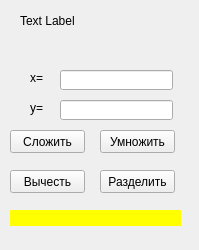
<?xml version="1.0" encoding="UTF-8"?>
<ui version="4.0">
 <class>Form</class>
 <widget class="QWidget" name="Form">
  <property name="geometry">
   <rect>
    <x>0</x>
    <y>0</y>
    <width>199</width>
    <height>250</height>
   </rect>
  </property>
  <property name="windowTitle">
   <string>Main Window</string>
  </property>
  <widget class="QLabel" name="label">
   <property name="geometry">
    <rect>
     <x>20</x>
     <y>10</y>
     <width>61</width>
     <height>21</height>
    </rect>
   </property>
   <property name="text">
    <string>Text Label</string>
   </property>
  </widget>
  <widget class="QLineEdit" name="lineEdit">
   <property name="geometry">
    <rect>
     <x>60</x>
     <y>70</y>
     <width>113</width>
     <height>20</height>
    </rect>
   </property>
  </widget>
  <widget class="QLineEdit" name="lineEdit_2">
   <property name="geometry">
    <rect>
     <x>60</x>
     <y>100</y>
     <width>113</width>
     <height>20</height>
    </rect>
   </property>
  </widget>
  <widget class="QLabel" name="label_2">
   <property name="geometry">
    <rect>
     <x>30</x>
     <y>70</y>
     <width>21</width>
     <height>16</height>
    </rect>
   </property>
   <property name="text">
    <string>x=</string>
   </property>
  </widget>
  <widget class="QLabel" name="label_3">
   <property name="geometry">
    <rect>
     <x>30</x>
     <y>100</y>
     <width>21</width>
     <height>16</height>
    </rect>
   </property>
   <property name="text">
    <string>y=</string>
   </property>
  </widget>
  <widget class="QLabel" name="label_4">
   <property name="geometry">
    <rect>
     <x>10</x>
     <y>210</y>
     <width>171</width>
     <height>16</height>
    </rect>
   </property>
   <property name="styleSheet">
    <string notr="true">background-color: yellow</string>
   </property>
   <property name="text">
    <string/>
   </property>
  </widget>
  <widget class="QPushButton" name="pushButton">
   <property name="geometry">
    <rect>
     <x>10</x>
     <y>130</y>
     <width>75</width>
     <height>23</height>
    </rect>
   </property>
   <property name="text">
    <string>Сложить</string>
   </property>
  </widget>
  <widget class="QPushButton" name="pushButton_2">
   <property name="geometry">
    <rect>
     <x>100</x>
     <y>130</y>
     <width>75</width>
     <height>23</height>
    </rect>
   </property>
   <property name="text">
    <string>Умножить</string>
   </property>
  </widget>
  <widget class="QPushButton" name="pushButton_3">
   <property name="geometry">
    <rect>
     <x>10</x>
     <y>170</y>
     <width>75</width>
     <height>23</height>
    </rect>
   </property>
   <property name="text">
    <string>Вычесть</string>
   </property>
  </widget>
  <widget class="QPushButton" name="pushButton_4">
   <property name="geometry">
    <rect>
     <x>100</x>
     <y>170</y>
     <width>75</width>
     <height>23</height>
    </rect>
   </property>
   <property name="text">
    <string>Разделить</string>
   </property>
  </widget>
 </widget>
 <resources/>
 <connections/>
</ui>
